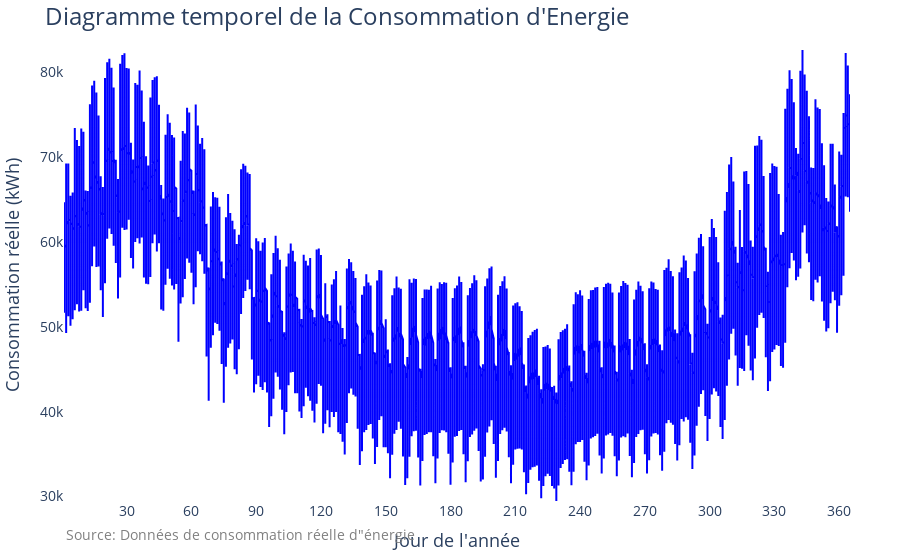

Notebook cell for this chart:
### Code cell
import plotly.graph_objects as go

#df_janvier = df[df["mois"] == 1]

# Créer une figure
fig = go.Figure()

# Ajouter une trace de diagramme temporel
fig.add_trace(go.Scatter(
    x=df['dayofyear'],  # Colonne contenant les données temporelles
    y=df['Consommation'],  # Colonne contenant les valeurs à tracer
    mode='lines',  # Type de trace (lignes)
    name='Données de production réelles pour le Nucléaire',  # Nom de la trace pour la légende
    line=dict(color='blue', width=2)  # Options de mise en forme de la ligne
))

# Définir les options de mise en forme de l'axe des x
fig.update_xaxes(
    title_text='Jour de l\'année',
    title_font=dict(size=18),
    tickfont=dict(size=14),
    range=[df['dayofyear'].min(), df['dayofyear'].max()],
    dtick=30  # Intervalle entre les étiquettes de l'axe des x (en jours)
)

# Définir les options de mise en forme de l'axe des y
fig.update_yaxes(
    title_text='Consommation réelle (kWh)',
    title_font=dict(size=18),
    tickfont=dict(size=14),
    range=[df['Consommation'].min()-10, df['Consommation'].max()+10]  # Marge autour de la plage de données
)

# Ajouter une annotation pour afficher la source des données
fig.add_annotation(
    text='Source: Données de consommation réelle d"énergie',
    x=0,
    y=-0.1,
    xref='paper',
    yref='paper',
    showarrow=False,
    font=dict(size=14, color='gray')
)

# Définir les options de mise en forme de la légende
fig.update_layout(
    title="Diagramme temporel de la Consommation d'Energie",
    title_font=dict(size=24),
    legend=dict(orientation='h', yanchor='bottom', y=1.02, xanchor='right', x=1),
    margin=dict(l=50, r=50, t=50, b=50),
    paper_bgcolor='white',
    plot_bgcolor='white'
)

# Afficher la figure
fig.show()

### Figure 1 — Plotly figure (JSON) as saved in the notebook; plotly's stock layout.template omitted (floating-point values rounded to 4 significant figures; data arrays with more than 128 entries replaced by an {"elided": "..."} marker saying what was removed)
{"data": [{"line": {"color": "blue", "width": 2}, "mode": "lines", "name": "Données de production réelles pour le Nucléaire", "type": "scatter", "x": {"elided": "17519 int values"}, "y": {"elided": "17519 int values"}}], "layout": {"annotations": [{"font": {"color": "gray", "size": 14}, "showarrow": false, "text": "Source: Données de consommation réelle d\"énergie", "x": 0, "xref": "paper", "y": -0.1, "yref": "paper"}], "legend": {"orientation": "h", "x": 1, "xanchor": "right", "y": 1.02, "yanchor": "bottom"}, "margin": {"b": 50, "l": 50, "r": 50, "t": 50}, "paper_bgcolor": "white", "plot_bgcolor": "white", "title": {"font": {"size": 24}, "text": "Diagramme temporel de la Consommation d'Energie"}, "xaxis": {"dtick": 30, "range": [1, 365], "tickfont": {"size": 14}, "title": {"font": {"size": 18}, "text": "Jour de l'année"}}, "yaxis": {"range": [29467, 82617], "tickfont": {"size": 14}, "title": {"font": {"size": 18}, "text": "Consommation réelle (kWh)"}}}}
